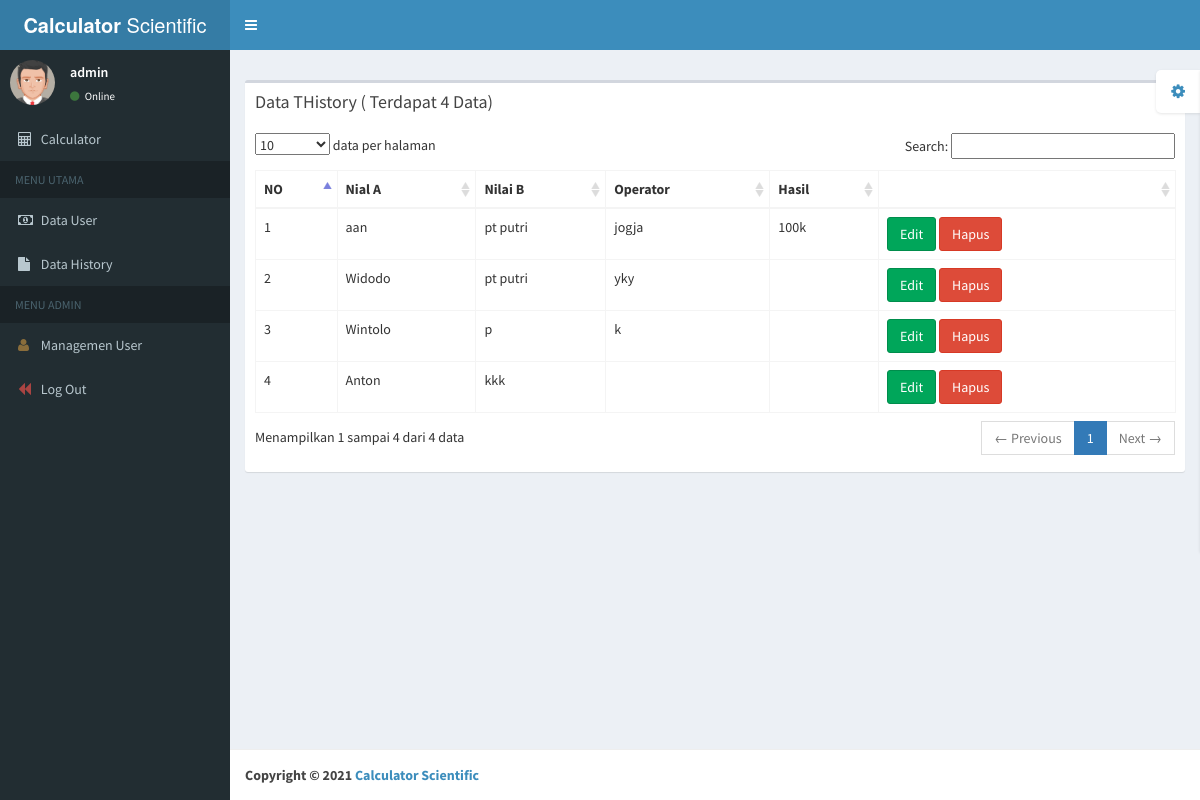
The app's page /?page=data_history (signed in) with its own data.
### tables this page shows
CREATE TABLE `history` (
  `id` int(5) NOT NULL,
  `nilai_a` varchar(100) NOT NULL,
  `nilai_b` varchar(100) NOT NULL,
  `operator` varchar(200) NOT NULL,
  `hasil` varchar(200) NOT NULL
);

### pages/data_history.php (the view, shortened to what this page needs)
<?php require_once('config/main.php');
$query=mysqli_query($connect,"select * from history");
 ?>
 <div class="box">
    <div class="box-header">
      <h3 class="box-title">Data THistory ( Terdapat <?php echo mysqli_num_rows($query); ?> Data)</h3>
    </div>
    <div class="box-body">
		<table class="table table-bordered" id="tabel">
			<thead>
				<tr>
				<th>NO</th>
				<th>Nial A</th>
				<th>Nilai B</th>
				<th>Operator</th>
				<th>Hasil</th>
				<?php if (isset($_SESSION['username'])): ?>
				<th></th>
				<?php endif; ?>
				</tr>
			</thead>
			<tbody>
				<?php
				$no=1;
				while($q=mysqli_fetch_array($query)){
				?>
				<tr>
				<td><?php echo $no++; ?></td>
				<td><?php echo $q['nilai_a']?></td>
				<td><?php echo $q['nilai_b']?></td>
				<td><?php echo $q['operator']?></td>
				<td><?php echo $q['hasil']?></td>
				<?php if (isset($_SESSION['username'])): ?>
				<td>
			    	<a class="btn btn-success" href="edit.php?edit=<?php echo $_GET['page']; ?>&id=<?php echo $q['id']; ?>">Edit</a>
			    	<a class="btn btn-danger" onclick="return confirm('Apakah anda yakin akan menghapus data ini?')" href="hapus.php?hapus=<?php echo $_GET['page']; ?>&id=<?php echo $q['id']; ?>">Hapus</a>
			    </td>
				<?php endif; ?>
				</tr>
				<?php
				}
				?>
			</tbody>
		</table>
	</div>
</div>

### index.php (shortened to what this page needs)
<!DOCTYPE html>
<html>
  <head>
    <link href="bootstrap/css/bootstrap.min.css" rel="stylesheet" type="text/css" />
    <link href="dist/css/AdminLTE.min.css" rel="stylesheet" type="text/css" />
    <link href="dist/css/fa/css/font-awesome.min.css" rel="stylesheet" type="text/css" />
    <link href="dist/css/skins/_all-skins.min.css" rel="stylesheet" type="text/css" />
    <link href="plugins/iCheck/flat/blue.css" rel="stylesheet" type="text/css" />
    <link href="plugins/datatables/dataTables.bootstrap.css" rel="stylesheet" type="text/css" />
    <link href="plugins/datepicker/datepicker3.css" rel="stylesheet" type="text/css" />
    <link href="plugins/daterangepicker/daterangepicker-bs3.css" rel="stylesheet" type="text/css" />
  </head>
  <body class="skin-blue">
    <div class="wrapper">
      <header class="main-header">
        <a href="index.php" class="logo"><b>Calculator </b>Scientific</a>
        <nav class="navbar navbar-static-top" role="navigation">
          <a href="#!" class="sidebar-toggle" data-toggle="offcanvas" role="button">
          </a>
        </nav>
      </header>
      <aside class="main-sidebar">
        <section class="sidebar">
          <div class="user-panel">
            <div class="pull-left image">
              <img src="dist/img/user2-160x160.jpg" class="img-circle" alt="User Image" />
            </div>
            <div class="pull-left info">
              <p><?php (isset($_SESSION['nama'])) ? print_r($_SESSION['nama']): print_r('guest');
               ?></p>
              <a href="#"><i class="fa fa-circle text-success"></i> Online</a>
            </div>
          </div>
          <ul class="sidebar-menu">
            <li class="treeview <?php if(!isset($_GET['page'])) { echo "active"; } ?>">
              <a href="kalkulator.php">
                <i class="fa fa-calculator"></i> <span>Calculator</span>
              </a>
            </li>
            <?php if(!isset($_SESSION['username'])): ?>
             <li class="treeview">
              <a href="login.php">
                <i class="fa fa-lock"></i> <span>Login</span>
              </a>
            </li>
          <?php else: ?>
            <li class="header">MENU UTAMA</li>
            <li class="treeview <?php if(isset($_GET['page']) && $_GET['page']=="data_user") { echo "active"; } ?>">
              <a href="./?page=data_user">
                <i class="fa fa-money"></i> <span>Data User</span>
              </a>
            </li>
            <li class="treeview <?php if(isset($_GET['page']) && $_GET['page']=="history") { echo "active"; } ?>">
              <a href="./?page=data_history">
                <i class="fa fa-file"></i> <span>Data History</span>
              </a>
            </li>
            <li class="header">MENU ADMIN</li>
            <li class="<?php if(isset($_GET['page']) && $_GET['page']=="admin") { echo "active"; } ?>">
            <a href="./?page=admin"><i class="fa fa-user text-warning"></i> Managemen User</a></li>
            <li class="treeview">
              <a href="logout.php">
                <i class="fa fa-backward text-danger"></i> <span>Log Out</span>
              </a>
            </li>
          <?php endif; ?>
          </ul>
        </section>
      </aside>
      <div class="content-wrapper">
        <section class="content-header">
        </section>
        <section class="content">
          <div class="row">
            <section class="col-lg-12">
            <?php require_once('views.php'); ?>
            </section>
          </div>
        </section>
      </div>
      <footer class="main-footer">
        <strong>Copyright &copy; <?php echo date('Y'); ?> <a href="#">Calculator Scientific</a></strong>
      </footer>
    </div>
  </body>
</html>

### views.php
<?php
if (isset($_GET['page'])) {
	$path = "pages/".$_GET['page'].".php";
	if (file_exists($path)) {
		require_once($path);
	}
	else {
		require_once("pages/404.php");
	}
}
else {
	require_once("pages/home.php");
}
 ?>

### records on screen
history: nilai_a "aan", nilai_b "pt putri", operator "jogja", hasil "100k"
history: nilai_a "Widodo", nilai_b "pt putri", operator "yky"
history: nilai_a "Wintolo", nilai_b "p", operator "k"
history: nilai_a "Anton", nilai_b "kkk"

### other values on screen
mysqli_num_rows($query) "4"
